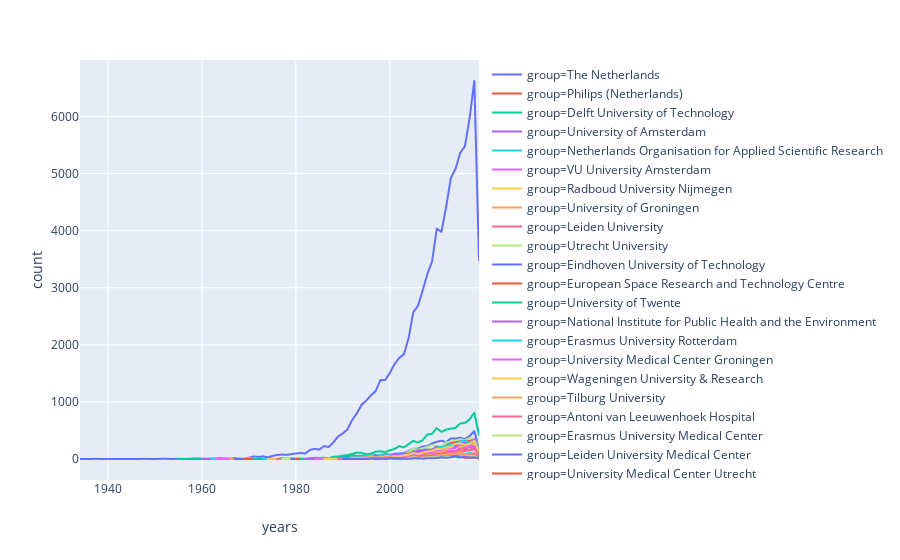

The cell this chart's notebook holds for it:
### Markdown cell above
### Third, let's sort the data by year and visualize it

### Code cell
# rename columns and sort by year
seed.rename(columns={'id':'years'}, inplace=True)
seed.sort_values(by="years", inplace=True)
seed.reset_index(drop=True)
px.line(seed, x="years", y="count", color="group")

### Figure 1 — Plotly figure (JSON) as saved in the notebook; plotly's stock layout.template omitted (floating-point values rounded to 4 significant figures)
{"data": [{"hoverlabel": {"namelength": 0}, "hovertemplate": "group=The Netherlands<br>years=%{x}<br>count=%{y}", "legendgroup": "group=The Netherlands", "line": {"color": "#636efa", "dash": "solid"}, "mode": "lines", "name": "group=The Netherlands", "showlegend": true, "type": "scattergl", "uid": "7e1ccc33-4776-462f-8d77-f40cf3792bee", "x": [1934, 1935, 1938, 1939, 1944, 1947, 1948, 1949, 1950, 1951, 1952, 1953, 1954, 1955, 1956, 1957, 1958, 1959, 1960, 1961, 1962, 1963, 1964, 1965, 1966, 1967, 1968, 1969, 1970, 1971, 1972, 1973, 1974, 1975, 1976, 1977, 1978, 1979, 1980, 1981, 1982, 1983, 1984, 1985, 1986, 1987, 1988, 1989, 1990, 1991, 1992, 1993, 1994, 1995, 1996, 1997, 1998, 1999, 2000, 2001, 2002, 2003, 2004, 2005, 2006, 2007, 2008, 2009, 2010, 2011, 2012, 2013, 2014, 2015, 2016, 2017, 2018, 2019], "xaxis": "x", "y": [1, 1, 3, 1, 1, 2, 3, 2, 2, 3, 6, 2, 2, 5, 3, 4, 8, 9, 8, 5, 8, 11, 14, 11, 10, 18, 9, 10, 22, 45, 38, 47, 30, 54, 72, 78, 74, 86, 98, 105, 98, 161, 178, 167, 227, 211, 295, 396, 450, 521, 687, 804, 952, 1026, 1117, 1194, 1384, 1382, 1507, 1663, 1769, 1835, 2118, 2573, 2683, 2953, 3240, 3461, 4036, 3979, 4418, 4918, 5083, 5362, 5480, 5972, 6621, 3483], "yaxis": "y"}, {"hoverlabel": {"namelength": 0}, "hovertemplate": "group=Philips (Netherlands)<br>years=%{x}<br>count=%{y}", "legendgroup": "group=Philips (Netherlands)", "line": {"color": "#EF553B", "dash": "solid"}, "mode": "lines", "name": "group=Philips (Netherlands)", "showlegend": true, "type": "scattergl", "uid": "9aba8a86-d0d9-4af8-b42d-c40729e71599", "x": [1955, 1959, 1960, 1962, 1965, 1966, 1968, 1970, 1971, 1972, 1973, 1974, 1975, 1976, 1977, 1978, 1979, 1980, 1981, 1982, 1983, 1984, 1985, 1986, 1987, 1988, 1989, 1990, 1991, 1992, 1993, 1994, 1995, 1996, 1997, 1998, 1999, 2000, 2001, 2002, 2003, 2004, 2005, 2006, 2007, 2008, 2009, 2010, 2011, 2012, 2013, 2014, 2015, 2016, 2017, 2018, 2019], "xaxis": "x", "y": [1, 1, 2, 1, 2, 1, 1, 2, 2, 3, 4, 6, 7, 3, 5, 3, 1, 3, 1, 7, 4, 7, 7, 12, 9, 23, 22, 32, 29, 21, 20, 24, 26, 27, 23, 31, 36, 31, 46, 74, 67, 74, 82, 55, 47, 41, 45, 37, 41, 42, 30, 43, 37, 21, 20, 18, 14], "yaxis": "y"}, {"hoverlabel": {"namelength": 0}, "hovertemplate": "group=Delft University of Technology<br>years=%{x}<br>count=%{y}", "legendgroup": "group=Delft University of Technology", "line": {"color": "#00cc96", "dash": "solid"}, "mode": "lines", "name": "group=Delft University of Technology", "showlegend": true, "type": "scattergl", "uid": "c61590af-325d-46f2-8767-0e11247156f3", "x": [1955, 1956, 1958, 1963, 1964, 1965, 1967, 1969, 1970, 1971, 1972, 1973, 1975, 1976, 1977, 1978, 1979, 1980, 1981, 1982, 1983, 1984, 1985, 1986, 1987, 1988, 1989, 1990, 1991, 1992, 1993, 1994, 1995, 1996, 1997, 1998, 1999, 2000, 2001, 2002, 2003, 2004, 2005, 2006, 2007, 2008, 2009, 2010, 2011, 2012, 2013, 2014, 2015, 2016, 2017, 2018, 2019], "xaxis": "x", "y": [1, 1, 1, 1, 2, 1, 1, 2, 3, 5, 3, 5, 6, 4, 14, 8, 12, 12, 11, 9, 17, 22, 19, 24, 15, 40, 44, 61, 69, 90, 112, 109, 83, 93, 129, 135, 120, 153, 178, 226, 205, 260, 319, 288, 331, 429, 442, 542, 476, 517, 532, 546, 622, 632, 696, 810, 421], "yaxis": "y"}, {"hoverlabel": {"namelength": 0}, "hovertemplate": "group=University of Amsterdam<br>years=%{x}<br>count=%{y}", "legendgroup": "group=University of Amsterdam", "line": {"color": "#ab63fa", "dash": "solid"}, "mode": "lines", "name": "group=University of Amsterdam", "showlegend": true, "type": "scattergl", "uid": "e8dd3448-6bc3-4fd2-8b61-3749755d5217", "x": [1960, 1968, 1970, 1973, 1974, 1975, 1976, 1977, 1978, 1979, 1980, 1981, 1982, 1983, 1984, 1985, 1986, 1987, 1988, 1989, 1990, 1991, 1992, 1993, 1994, 1995, 1996, 1997, 1998, 1999, 2000, 2001, 2002, 2003, 2004, 2005, 2006, 2007, 2008, 2009, 2010, 2011, 2012, 2013, 2014, 2015, 2016, 2017, 2018, 2019], "xaxis": "x", "y": [1, 1, 2, 1, 1, 1, 5, 2, 8, 3, 3, 4, 5, 4, 6, 8, 11, 12, 10, 16, 8, 25, 31, 28, 35, 28, 43, 51, 45, 28, 39, 57, 54, 46, 62, 81, 78, 105, 99, 114, 114, 116, 174, 172, 202, 206, 201, 238, 281, 261], "yaxis": "y"}, {"hoverlabel": {"namelength": 0}, "hovertemplate": "group=Netherlands Organisation for Applied Scientific Research<br>years=%{x}<br>count=%{y}", "legendgroup": "group=Netherlands Organisation for Applied Scientific Research", "line": {"color": "#19d3f3", "dash": "solid"}, "mode": "lines", "name": "group=Netherlands Organisation for Applied Scientific Research", "showlegend": true, "type": "scattergl", "uid": "4fe167dc-1ef2-4101-9a94-0eb5bcfc2acf", "x": [1962, 1964, 1967, 1971, 1974, 1975, 1978, 1979, 1980, 1981, 1982, 1983, 1984, 1985, 1986, 1987, 1988, 1989, 1990, 1991, 1992, 1993, 1994, 1995, 1996, 1997, 1998, 1999, 2000, 2001, 2002, 2003, 2004, 2005, 2006, 2007, 2008, 2009, 2010, 2011, 2012, 2013, 2014, 2015, 2016, 2017, 2018, 2019], "xaxis": "x", "y": [1, 1, 2, 2, 1, 1, 1, 1, 1, 6, 1, 2, 6, 2, 9, 3, 7, 4, 6, 7, 9, 18, 19, 10, 28, 27, 33, 18, 26, 30, 25, 46, 33, 48, 48, 63, 62, 75, 81, 94, 84, 100, 112, 72, 76, 106, 74, 31], "yaxis": "y"}, {"hoverlabel": {"namelength": 0}, "hovertemplate": "group=VU University Amsterdam<br>years=%{x}<br>count=%{y}", "legendgroup": "group=VU University Amsterdam", "line": {"color": "#e763fa", "dash": "solid"}, "mode": "lines", "name": "group=VU University Amsterdam", "showlegend": true, "type": "scattergl", "uid": "373d25e9-f967-4bcc-a49a-663058a65e87", "x": [1963, 1971, 1975, 1977, 1978, 1979, 1980, 1981, 1982, 1983, 1984, 1985, 1986, 1987, 1988, 1989, 1990, 1991, 1992, 1993, 1994, 1995, 1996, 1997, 1998, 1999, 2000, 2001, 2002, 2003, 2004, 2005, 2006, 2007, 2008, 2009, 2010, 2011, 2012, 2013, 2014, 2015, 2016, 2017, 2018, 2019], "xaxis": "x", "y": [2, 1, 1, 2, 2, 4, 2, 6, 6, 10, 13, 11, 7, 13, 12, 11, 14, 16, 16, 27, 25, 30, 43, 30, 45, 47, 56, 53, 48, 58, 64, 86, 104, 102, 136, 144, 153, 140, 183, 193, 241, 252, 261, 231, 268, 196], "yaxis": "y"}, {"hoverlabel": {"namelength": 0}, "hovertemplate": "group=Radboud University Nijmegen<br>years=%{x}<br>count=%{y}", "legendgroup": "group=Radboud University Nijmegen", "line": {"color": "#FECB52", "dash": "solid"}, "mode": "lines", "name": "group=Radboud University Nijmegen", "showlegend": true, "type": "scattergl", "uid": "bbf17052-d26d-4973-b6a4-94b274a744bf", "x": [1966, 1971, 1972, 1973, 1974, 1975, 1976, 1977, 1978, 1979, 1980, 1981, 1982, 1983, 1984, 1985, 1986, 1987, 1988, 1989, 1990, 1991, 1992, 1993, 1994, 1995, 1996, 1997, 1998, 1999, 2000, 2001, 2002, 2003, 2004, 2005, 2006, 2007, 2008, 2009, 2010, 2011, 2012, 2013, 2014, 2015, 2016, 2017, 2018, 2019], "xaxis": "x", "y": [2, 11, 4, 6, 1, 8, 5, 1, 3, 7, 15, 4, 5, 4, 10, 4, 10, 14, 6, 17, 16, 15, 18, 22, 29, 32, 26, 37, 51, 38, 35, 34, 27, 31, 28, 42, 48, 73, 57, 93, 113, 122, 124, 151, 122, 170, 167, 173, 198, 97], "yaxis": "y"}, {"hoverlabel": {"namelength": 0}, "hovertemplate": "group=University of Groningen<br>years=%{x}<br>count=%{y}", "legendgroup": "group=University of Groningen", "line": {"color": "#FFA15A", "dash": "solid"}, "mode": "lines", "name": "group=University of Groningen", "showlegend": true, "type": "scattergl", "uid": "aeb70865-0b7b-45ed-877d-02920cf810e8", "x": [1966, 1967, 1970, 1971, 1972, 1973, 1974, 1975, 1976, 1977, 1978, 1979, 1980, 1981, 1982, 1983, 1984, 1985, 1986, 1987, 1988, 1989, 1990, 1991, 1992, 1993, 1994, 1995, 1996, 1997, 1998, 1999, 2000, 2001, 2002, 2003, 2004, 2005, 2006, 2007, 2008, 2009, 2010, 2011, 2012, 2013, 2014, 2015, 2016, 2017, 2018, 2019], "xaxis": "x", "y": [1, 1, 1, 3, 1, 1, 1, 2, 1, 2, 4, 1, 3, 4, 8, 8, 4, 8, 10, 16, 12, 18, 25, 21, 27, 22, 29, 26, 38, 31, 48, 40, 58, 63, 61, 62, 85, 96, 82, 85, 95, 106, 140, 165, 156, 167, 216, 209, 227, 268, 304, 124], "yaxis": "y"}, {"hoverlabel": {"namelength": 0}, "hovertemplate": "group=Leiden University<br>years=%{x}<br>count=%{y}", "legendgroup": "group=Leiden University", "line": {"color": "#FF6692", "dash": "solid"}, "mode": "lines", "name": "group=Leiden University", "showlegend": true, "type": "scattergl", "uid": "d823e7c5-235c-491b-8f90-9f3d5a0195e8", "x": [1967, 1968, 1970, 1971, 1973, 1974, 1975, 1976, 1978, 1979, 1981, 1982, 1984, 1985, 1986, 1987, 1988, 1989, 1990, 1991, 1992, 1993, 1994, 1995, 1996, 1997, 1998, 1999, 2000, 2001, 2002, 2003, 2004, 2005, 2006, 2007, 2008, 2009, 2010, 2011, 2012, 2013, 2014, 2015, 2016, 2017, 2018, 2019], "xaxis": "x", "y": [1, 1, 1, 1, 2, 1, 1, 1, 1, 4, 6, 1, 6, 3, 4, 6, 9, 13, 19, 21, 21, 23, 26, 29, 29, 38, 28, 22, 19, 26, 28, 32, 43, 46, 58, 49, 53, 55, 74, 51, 92, 90, 95, 133, 142, 159, 200, 89], "yaxis": "y"}, {"hoverlabel": {"namelength": 0}, "hovertemplate": "group=Utrecht University<br>years=%{x}<br>count=%{y}", "legendgroup": "group=Utrecht University", "line": {"color": "#B6E880", "dash": "solid"}, "mode": "lines", "name": "group=Utrecht University", "showlegend": true, "type": "scattergl", "uid": "4038a701-8d5e-491a-88b7-4f0437f13e18", "x": [1967, 1973, 1975, 1976, 1977, 1978, 1979, 1980, 1981, 1983, 1984, 1985, 1986, 1987, 1988, 1989, 1990, 1991, 1992, 1993, 1994, 1995, 1996, 1997, 1998, 1999, 2000, 2001, 2002, 2003, 2004, 2005, 2006, 2007, 2008, 2009, 2010, 2011, 2012, 2013, 2014, 2015, 2016, 2017, 2018, 2019], "xaxis": "x", "y": [1, 1, 3, 1, 2, 2, 6, 1, 5, 7, 5, 5, 8, 6, 10, 13, 15, 14, 17, 27, 28, 29, 27, 52, 58, 66, 63, 61, 73, 86, 88, 104, 108, 130, 112, 154, 183, 184, 220, 237, 263, 255, 266, 304, 345, 204], "yaxis": "y"}, {"hoverlabel": {"namelength": 0}, "hovertemplate": "group=Eindhoven University of Technology<br>years=%{x}<br>count=%{y}", "legendgroup": "group=Eindhoven University of Technology", "line": {"color": "#636efa", "dash": "solid"}, "mode": "lines", "name": "group=Eindhoven University of Technology", "showlegend": true, "type": "scattergl", "uid": "ac72dbf6-4ac0-42b0-85ce-907ea5dcfdba", "x": [1967, 1970, 1972, 1973, 1975, 1976, 1977, 1978, 1979, 1980, 1981, 1982, 1983, 1984, 1985, 1986, 1987, 1988, 1989, 1990, 1991, 1992, 1993, 1994, 1995, 1996, 1997, 1998, 1999, 2000, 2001, 2002, 2003, 2004, 2005, 2006, 2007, 2008, 2009, 2010, 2011, 2012, 2013, 2014, 2015, 2016, 2017, 2018, 2019], "xaxis": "x", "y": [1, 2, 1, 3, 2, 3, 1, 3, 8, 6, 5, 6, 9, 8, 7, 8, 5, 14, 22, 26, 27, 42, 44, 47, 50, 54, 72, 47, 48, 62, 94, 96, 104, 142, 180, 181, 220, 229, 273, 304, 321, 296, 361, 360, 374, 350, 403, 489, 186], "yaxis": "y"}, {"hoverlabel": {"namelength": 0}, "hovertemplate": "group=European Space Research and Technology Centre<br>years=%{x}<br>count=%{y}", "legendgroup": "group=European Space Research and Technology Centre", "line": {"color": "#EF553B", "dash": "solid"}, "mode": "lines", "name": "group=European Space Research and Technology Centre", "showlegend": true, "type": "scattergl", "uid": "98fed80c-f7fa-451c-9488-c09e137b8972", "x": [1969, 1972, 1973, 1974, 1976, 1977, 1978, 1979, 1980, 1981, 1982, 1983, 1984, 1985, 1986, 1987, 1988, 1989, 1990, 1991, 1992, 1993, 1994, 1995, 1996, 1997, 1998, 1999, 2000, 2001, 2002, 2003, 2004, 2005, 2006, 2007, 2008, 2009, 2010, 2011, 2012, 2013, 2014, 2015, 2016, 2017, 2018, 2019], "xaxis": "x", "y": [1, 1, 3, 1, 4, 6, 2, 1, 6, 1, 3, 4, 5, 7, 6, 7, 7, 6, 7, 6, 10, 12, 12, 12, 12, 8, 10, 12, 13, 17, 14, 29, 32, 28, 35, 36, 38, 35, 48, 27, 45, 66, 57, 52, 56, 90, 101, 25], "yaxis": "y"}, {"hoverlabel": {"namelength": 0}, "hovertemplate": "group=University of Twente<br>years=%{x}<br>count=%{y}", "legendgroup": "group=University of Twente", "line": {"color": "#00cc96", "dash": "solid"}, "mode": "lines", "name": "group=University of Twente", "showlegend": true, "type": "scattergl", "uid": "7f8e2a91-9181-40fb-8f02-324a5808e210", "x": [1971, 1973, 1975, 1976, 1977, 1978, 1979, 1980, 1981, 1982, 1983, 1984, 1985, 1986, 1987, 1988, 1989, 1990, 1991, 1992, 1993, 1994, 1995, 1996, 1997, 1998, 1999, 2000, 2001, 2002, 2003, 2004, 2005, 2006, 2007, 2008, 2009, 2010, 2011, 2012, 2013, 2014, 2015, 2016, 2017, 2018, 2019], "xaxis": "x", "y": [1, 1, 2, 3, 2, 4, 4, 7, 4, 4, 13, 11, 14, 7, 15, 22, 37, 40, 51, 68, 54, 58, 54, 47, 64, 63, 89, 79, 84, 99, 89, 95, 149, 134, 164, 166, 168, 211, 188, 243, 292, 284, 271, 310, 278, 342, 168], "yaxis": "y"}, {"hoverlabel": {"namelength": 0}, "hovertemplate": "group=National Institute for Public Health and the Environment<br>years=%{x}<br>count=%{y}", "legendgroup": "group=National Institute for Public Health and the Environment", "line": {"color": "#ab63fa", "dash": "solid"}, "mode": "lines", "name": "group=National Institute for Public Health and the Environment", "showlegend": true, "type": "scattergl", "uid": "1402e1a2-6cc7-462e-9fd8-fe3473616f88", "x": [1973, 1978, 1983, 1985, 1986, 1988, 1989, 1990, 1991, 1992, 1993, 1994, 1995, 1996, 1997, 1998, 1999, 2000, 2001, 2002, 2003, 2004, 2005, 2006, 2007, 2008, 2009, 2010, 2011, 2012, 2013, 2014, 2015, 2016, 2017, 2018, 2019], "xaxis": "x", "y": [1, 1, 1, 1, 3, 1, 2, 2, 4, 2, 2, 8, 16, 8, 18, 12, 14, 12, 13, 26, 13, 14, 23, 28, 29, 25, 29, 36, 51, 49, 67, 51, 58, 59, 51, 59, 40], "yaxis": "y"}, {"hoverlabel": {"namelength": 0}, "hovertemplate": "group=Erasmus University Rotterdam<br>years=%{x}<br>count=%{y}", "legendgroup": "group=Erasmus University Rotterdam", "line": {"color": "#19d3f3", "dash": "solid"}, "mode": "lines", "name": "group=Erasmus University Rotterdam", "showlegend": true, "type": "scattergl", "uid": "4c654d4b-3ee6-4486-9420-31aec2644566", "x": [1973, 1976, 1978, 1979, 1980, 1981, 1982, 1983, 1984, 1985, 1986, 1987, 1988, 1989, 1990, 1991, 1992, 1993, 1994, 1995, 1996, 1997, 1998, 1999, 2000, 2001, 2002, 2003, 2004, 2005, 2006, 2007, 2008, 2009, 2010, 2011, 2012, 2013, 2014, 2015, 2016, 2017, 2018, 2019], "xaxis": "x", "y": [1, 1, 1, 2, 3, 5, 3, 2, 2, 6, 4, 3, 7, 7, 12, 11, 21, 24, 37, 60, 57, 55, 78, 73, 66, 58, 29, 29, 34, 36, 48, 43, 49, 69, 68, 73, 94, 111, 95, 112, 93, 104, 110, 78], "yaxis": "y"}, {"hoverlabel": {"namelength": 0}, "hovertemplate": "group=University Medical Center Groningen<br>years=%{x}<br>count=%{y}", "legendgroup": "group=University Medical Center Groningen", "line": {"color": "#e763fa", "dash": "solid"}, "mode": "lines", "name": "group=University Medical Center Groningen", "showlegend": true, "type": "scattergl", "uid": "e03e87ad-dea8-4b91-97f7-c4bc7b7ef4f9", "x": [1974, 1975, 1976, 1978, 1981, 1982, 1985, 1987, 1988, 1989, 1990, 1991, 1992, 1993, 1994, 1995, 1996, 1997, 1998, 1999, 2000, 2001, 2002, 2003, 2004, 2005, 2006, 2007, 2008, 2009, 2010, 2011, 2012, 2013, 2014, 2015, 2016, 2017, 2018, 2019], "xaxis": "x", "y": [1, 1, 1, 1, 1, 1, 1, 1, 1, 5, 2, 2, 10, 15, 14, 16, 20, 16, 20, 31, 28, 23, 22, 39, 35, 53, 44, 36, 43, 70, 96, 97, 121, 148, 141, 181, 184, 209, 208, 141], "yaxis": "y"}, {"hoverlabel": {"namelength": 0}, "hovertemplate": "group=Wageningen University & Research<br>years=%{x}<br>count=%{y}", "legendgroup": "group=Wageningen University & Research", "line": {"color": "#FECB52", "dash": "solid"}, "mode": "lines", "name": "group=Wageningen University & Research", "showlegend": true, "type": "scattergl", "uid": "7d4a4cef-19bd-49a5-9064-9a18d06406bd", "x": [1974, 1976, 1977, 1978, 1979, 1980, 1981, 1982, 1983, 1984, 1985, 1986, 1987, 1988, 1989, 1990, 1991, 1992, 1993, 1994, 1995, 1996, 1997, 1998, 1999, 2000, 2001, 2002, 2003, 2004, 2005, 2006, 2007, 2008, 2009, 2010, 2011, 2012, 2013, 2014, 2015, 2016, 2017, 2018, 2019], "xaxis": "x", "y": [1, 3, 1, 4, 2, 3, 5, 7, 5, 4, 4, 8, 12, 7, 14, 16, 15, 27, 21, 21, 43, 46, 45, 54, 54, 61, 68, 60, 70, 60, 90, 88, 127, 106, 105, 144, 147, 187, 199, 201, 224, 231, 239, 267, 154], "yaxis": "y"}, {"hoverlabel": {"namelength": 0}, "hovertemplate": "group=Tilburg University<br>years=%{x}<br>count=%{y}", "legendgroup": "group=Tilburg University", "line": {"color": "#FFA15A", "dash": "solid"}, "mode": "lines", "name": "group=Tilburg University", "showlegend": true, "type": "scattergl", "uid": "7489be9a-ee8c-48b0-94df-ee7073170894", "x": [1976, 1978, 1979, 1980, 1981, 1982, 1985, 1986, 1987, 1988, 1989, 1990, 1991, 1992, 1993, 1994, 1995, 1996, 1997, 1998, 1999, 2000, 2001, 2002, 2003, 2004, 2005, 2006, 2007, 2008, 2009, 2010, 2011, 2012, 2013, 2014, 2015, 2016, 2017, 2018, 2019], "xaxis": "x", "y": [1, 1, 2, 1, 1, 3, 2, 4, 3, 4, 3, 3, 2, 7, 5, 4, 15, 10, 14, 27, 18, 10, 12, 16, 21, 18, 46, 38, 34, 49, 78, 78, 82, 75, 79, 86, 100, 77, 76, 109, 61], "yaxis": "y"}, {"hoverlabel": {"namelength": 0}, "hovertemplate": "group=Antoni van Leeuwenhoek Hospital<br>years=%{x}<br>count=%{y}", "legendgroup": "group=Antoni van Leeuwenhoek Hospital", "line": {"color": "#FF6692", "dash": "solid"}, "mode": "lines", "name": "group=Antoni van Leeuwenhoek Hospital", "showlegend": true, "type": "scattergl", "uid": "746e51ce-f5fe-4753-8c15-f1a47d54b363", "x": [1976, 1979, 1980, 1982, 1987, 1989, 1990, 1991, 1992, 1993, 1994, 1995, 1996, 1997, 1998, 1999, 2000, 2001, 2002, 2003, 2004, 2005, 2006, 2007, 2008, 2009, 2010, 2011, 2012, 2013, 2014, 2015, 2016, 2017, 2018, 2019], "xaxis": "x", "y": [1, 1, 1, 1, 1, 2, 2, 2, 3, 1, 2, 5, 3, 11, 3, 10, 8, 8, 12, 4, 10, 6, 22, 20, 23, 26, 27, 24, 31, 32, 36, 56, 62, 63, 86, 50], "yaxis": "y"}, {"hoverlabel": {"namelength": 0}, "hovertemplate": "group=Erasmus University Medical Center<br>years=%{x}<br>count=%{y}", "legendgroup": "group=Erasmus University Medical Center", "line": {"color": "#B6E880", "dash": "solid"}, "mode": "lines", "name": "group=Erasmus University Medical Center", "showlegend": true, "type": "scattergl", "uid": "71e7704e-4c49-4148-822c-8d35f33e09b7", "x": [1977, 1978, 1982, 1984, 1985, 1988, 1989, 1990, 1991, 1992, 1993, 1994, 1995, 1996, 1997, 1998, 1999, 2000, 2001, 2002, 2003, 2004, 2005, 2006, 2007, 2008, 2009, 2010, 2011, 2012, 2013, 2014, 2015, 2016, 2017, 2018, 2019], "xaxis": "x", "y": [2, 1, 1, 2, 1, 2, 4, 3, 4, 12, 9, 16, 20, 17, 20, 30, 36, 43, 41, 56, 84, 128, 177, 166, 190, 213, 245, 226, 227, 297, 298, 326, 346, 332, 367, 352, 238], "yaxis": "y"}, {"hoverlabel": {"namelength": 0}, "hovertemplate": "group=Leiden University Medical Center<br>years=%{x}<br>count=%{y}", "legendgroup": "group=Leiden University Medical Center", "line": {"color": "#636efa", "dash": "solid"}, "mode": "lines", "name": "group=Leiden University Medical Center", "showlegend": true, "type": "scattergl", "uid": "317cfbc0-cb72-4f53-b81a-62728946eb7b", "x": [1979, 1981, 1986, 1988, 1989, 1990, 1991, 1992, 1993, 1994, 1995, 1996, 1997, 1998, 1999, 2000, 2001, 2002, 2003, 2004, 2005, 2006, 2007, 2008, 2009, 2010, 2011, 2012, 2013, 2014, 2015, 2016, 2017, 2018, 2019], "xaxis": "x", "y": [1, 1, 2, 3, 5, 6, 7, 9, 13, 15, 33, 35, 36, 38, 27, 49, 42, 58, 52, 82, 85, 104, 125, 155, 165, 216, 178, 209, 210, 231, 247, 240, 255, 308, 196], "yaxis": "y"}, {"hoverlabel": {"namelength": 0}, "hovertemplate": "group=University Medical Center Utrecht<br>years=%{x}<br>count=%{y}", "legendgroup": "group=University Medical Center Utrecht", "line": {"color": "#EF553B", "dash": "solid"}, "mode": "lines", "name": "group=University Medical Center Utrecht", "showlegend": true, "type": "scattergl", "uid": "64585aeb-428d-48c0-b002-15e7e3e8af84", "x": [1980, 1985, 1987, 1988, 1989, 1990, 1991, 1992, 1993, 1994, 1995, 1996, 1997, 1998, 1999, 2000, 2001, 2002, 2003, 2004, 2005, 2006, 2007, 2008, 2009, 2010, 2011, 2012, 2013, 2014, 2015, 2016, 2017, 2018, 2019], "xaxis": "x", "y": [1, 1, 1, 1, 3, 2, 8, 8, 6, 16, 17, 20, 17, 29, 27, 50, 59, 73, 82, 99, 106, 141, 141, 164, 163, 198, 192, 238, 281, 294, 312, 321, 318, 336, 171], "yaxis": "y"}, {"hoverlabel": {"namelength": 0}, "hovertemplate": "group=Sophia Children's Hospital<br>years=%{x}<br>count=%{y}", "legendgroup": "group=Sophia Children's Hospital", "line": {"color": "#00cc96", "dash": "solid"}, "mode": "lines", "name": "group=Sophia Children's Hospital", "showlegend": true, "type": "scattergl", "uid": "8e953a4f-773f-4786-b2cd-26dc419cb17b", "x": [1981, 1993, 1994, 1995, 1996, 1997, 1998, 1999, 2000, 2001, 2002, 2003, 2004, 2005, 2006, 2007, 2008, 2009, 2010, 2011, 2012, 2013, 2014, 2015, 2016, 2017, 2018, 2019], "xaxis": "x", "y": [1, 3, 2, 6, 3, 6, 5, 4, 6, 2, 4, 3, 7, 23, 6, 18, 23, 24, 31, 27, 35, 44, 33, 25, 42, 38, 50, 28], "yaxis": "y"}, {"hoverlabel": {"namelength": 0}, "hovertemplate": "group=Maastricht University<br>years=%{x}<br>count=%{y}", "legendgroup": "group=Maastricht University", "line": {"color": "#ab63fa", "dash": "solid"}, "mode": "lines", "name": "group=Maastricht University", "showlegend": true, "type": "scattergl", "uid": "ca1d948a-3fa0-427a-956d-bab044428102", "x": [1982, 1986, 1987, 1988, 1989, 1990, 1991, 1992, 1993, 1994, 1995, 1996, 1997, 1998, 1999, 2000, 2001, 2002, 2003, 2004, 2005, 2006, 2007, 2008, 2009, 2010, 2011, 2012, 2013, 2014, 2015, 2016, 2017, 2018, 2019], "xaxis": "x", "y": [1, 3, 3, 6, 8, 15, 18, 10, 14, 28, 41, 33, 55, 47, 61, 58, 77, 70, 99, 84, 125, 152, 157, 151, 157, 181, 184, 219, 217, 248, 281, 290, 282, 348, 194], "yaxis": "y"}, {"hoverlabel": {"namelength": 0}, "hovertemplate": "group=Radboud University Nijmegen Medical Centre<br>years=%{x}<br>count=%{y}", "legendgroup": "group=Radboud University Nijmegen Medical Centre", "line": {"color": "#19d3f3", "dash": "solid"}, "mode": "lines", "name": "group=Radboud University Nijmegen Medical Centre", "showlegend": true, "type": "scattergl", "uid": "aaca22a6-32ab-42f3-a7d7-fd7535b0de3d", "x": [1984, 1988, 1989, 1990, 1991, 1992, 1993, 1994, 1995, 1996, 1997, 1998, 1999, 2000, 2001, 2002, 2003, 2004, 2005, 2006, 2007, 2008, 2009, 2010, 2011, 2012, 2013, 2014, 2015, 2016, 2017, 2018, 2019], "xaxis": "x", "y": [1, 2, 4, 1, 7, 8, 14, 20, 30, 21, 19, 34, 22, 29, 51, 47, 67, 70, 81, 88, 115, 127, 146, 189, 213, 229, 259, 267, 307, 324, 283, 319, 178], "yaxis": "y"}, {"hoverlabel": {"namelength": 0}, "hovertemplate": "group=Academic Medical Center<br>years=%{x}<br>count=%{y}", "legendgroup": "group=Academic Medical Center", "line": {"color": "#e763fa", "dash": "solid"}, "mode": "lines", "name": "group=Academic Medical Center", "showlegend": true, "type": "scattergl", "uid": "69957531-9649-44cc-9f7f-155d5f08f66d", "x": [1984, 1986, 1987, 1989, 1990, 1991, 1992, 1993, 1994, 1995, 1996, 1997, 1998, 1999, 2000, 2001, 2002, 2003, 2004, 2005, 2006, 2007, 2008, 2009, 2010, 2011, 2012, 2013, 2014, 2015, 2016, 2017, 2018, 2019], "xaxis": "x", "y": [1, 2, 3, 3, 4, 3, 5, 13, 22, 30, 36, 28, 47, 34, 42, 37, 38, 40, 50, 63, 75, 91, 106, 106, 151, 151, 201, 197, 192, 252, 251, 233, 227, 91], "yaxis": "y"}, {"hoverlabel": {"namelength": 0}, "hovertemplate": "group=VU University Medical Center<br>years=%{x}<br>count=%{y}", "legendgroup": "group=VU University Medical Center", "line": {"color": "#FECB52", "dash": "solid"}, "mode": "lines", "name": "group=VU University Medical Center", "showlegend": true, "type": "scattergl", "uid": "c97fc785-bf97-4c50-b327-eeba89f319a9", "x": [1986, 1987, 1988, 1989, 1990, 1991, 1992, 1993, 1994, 1995, 1996, 1997, 1998, 1999, 2000, 2001, 2002, 2003, 2004, 2005, 2006, 2007, 2008, 2009, 2010, 2011, 2012, 2013, 2014, 2015, 2016, 2017, 2018, 2019], "xaxis": "x", "y": [2, 1, 3, 1, 2, 2, 7, 12, 25, 27, 33, 26, 28, 51, 48, 46, 51, 63, 78, 106, 90, 111, 131, 144, 178, 174, 203, 211, 268, 273, 248, 264, 319, 131], "yaxis": "y"}, {"hoverlabel": {"namelength": 0}, "hovertemplate": "group=EMGO Institute for Health and Care Research<br>years=%{x}<br>count=%{y}", "legendgroup": "group=EMGO Institute for Health and Care Research", "line": {"color": "#FFA15A", "dash": "solid"}, "mode": "lines", "name": "group=EMGO Institute for Health and Care Research", "showlegend": true, "type": "scattergl", "uid": "96e82bc9-bf81-4dc8-a4f8-3460a9af7de5", "x": [1989, 1993, 1994, 1995, 1996, 1997, 1998, 1999, 2000, 2001, 2002, 2003, 2004, 2005, 2006, 2007, 2008, 2009, 2010, 2011, 2012, 2013, 2014, 2015, 2016, 2017, 2018, 2019], "xaxis": "x", "y": [1, 1, 1, 4, 5, 11, 12, 9, 23, 20, 20, 22, 30, 29, 23, 43, 57, 59, 76, 72, 79, 99, 119, 104, 91, 48, 23, 4], "yaxis": "y"}, {"hoverlabel": {"namelength": 0}, "hovertemplate": "group=Maastricht University Medical Centre<br>years=%{x}<br>count=%{y}", "legendgroup": "group=Maastricht University Medical Centre", "line": {"color": "#FF6692", "dash": "solid"}, "mode": "lines", "name": "group=Maastricht University Medical Centre", "showlegend": true, "type": "scattergl", "uid": "c5f1e9b5-1c20-43c2-8a71-d753502eec2d", "x": [1989, 1991, 1992, 1993, 1994, 1995, 1996, 1997, 1998, 1999, 2000, 2001, 2002, 2003, 2004, 2005, 2006, 2007, 2008, 2009, 2010, 2011, 2012, 2013, 2014, 2015, 2016, 2017, 2018, 2019], "xaxis": "x", "y": [1, 1, 4, 2, 5, 9, 16, 18, 17, 26, 27, 19, 22, 22, 22, 28, 50, 61, 55, 61, 94, 97, 123, 127, 122, 184, 175, 152, 171, 98], "yaxis": "y"}, {"hoverlabel": {"namelength": 0}, "hovertemplate": "group=Open University in the Netherlands<br>years=%{x}<br>count=%{y}", "legendgroup": "group=Open University in the Netherlands", "line": {"color": "#B6E880", "dash": "solid"}, "mode": "lines", "name": "group=Open University in the Netherlands", "showlegend": true, "type": "scattergl", "uid": "f7325008-b9ce-4822-88cf-550e65f7261a", "x": [1990, 1991, 1992, 1993, 1995, 1996, 1997, 1998, 1999, 2000, 2001, 2002, 2003, 2004, 2005, 2006, 2007, 2008, 2009, 2010, 2011, 2012, 2013, 2014, 2015, 2016, 2017, 2018, 2019], "xaxis": "x", "y": [1, 2, 1, 1, 1, 2, 3, 4, 1, 1, 8, 11, 3, 12, 33, 24, 19, 29, 32, 32, 35, 33, 38, 48, 44, 44, 51, 53, 19], "yaxis": "y"}, {"hoverlabel": {"namelength": 0}, "hovertemplate": "group=Netherlands Institute for Health Services Research<br>years=%{x}<br>count=%{y}", "legendgroup": "group=Netherlands Institute for Health Services Research", "line": {"color": "#636efa", "dash": "solid"}, "mode": "lines", "name": "group=Netherlands Institute for Health Services Research", "showlegend": true, "type": "scattergl", "uid": "9f515a61-df56-4c02-9739-e887f49d2e10", "x": [1990, 1994, 1995, 1996, 1997, 1998, 1999, 2000, 2001, 2002, 2003, 2004, 2005, 2006, 2007, 2008, 2009, 2010, 2011, 2012, 2013, 2014, 2015, 2016, 2017, 2018, 2019], "xaxis": "x", "y": [1, 1, 2, 8, 1, 4, 3, 9, 10, 7, 5, 2, 12, 17, 5, 14, 14, 17, 30, 21, 30, 56, 32, 36, 27, 29, 19], "yaxis": "y"}], "layout": {"autosize": true, "grid": {"xaxes": ["x"], "xgap": 0.1, "xside": "bottom", "yaxes": ["y"], "ygap": 0.1, "yside": "left"}, "legend": {"tracegroupgap": 0}, "margin": {"t": 60}, "xaxis": {"autorange": true, "range": [1934, 2019], "title": {"text": "years"}, "type": "linear"}, "yaxis": {"autorange": true, "range": [-366.8, 6989.0], "title": {"text": "count"}, "type": "linear"}}}
